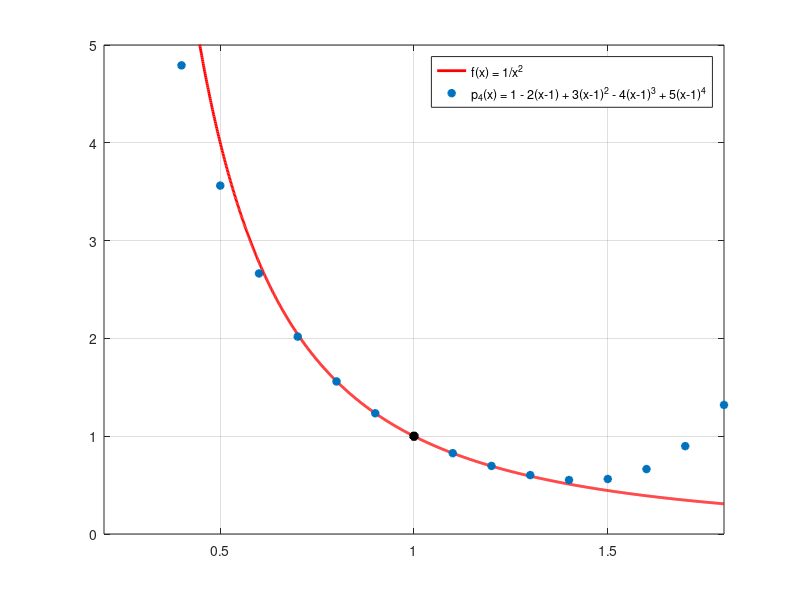
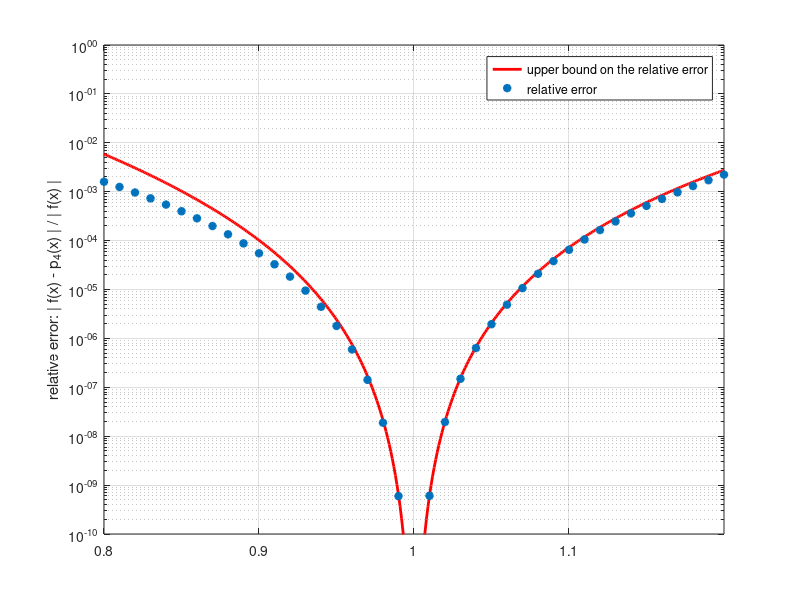
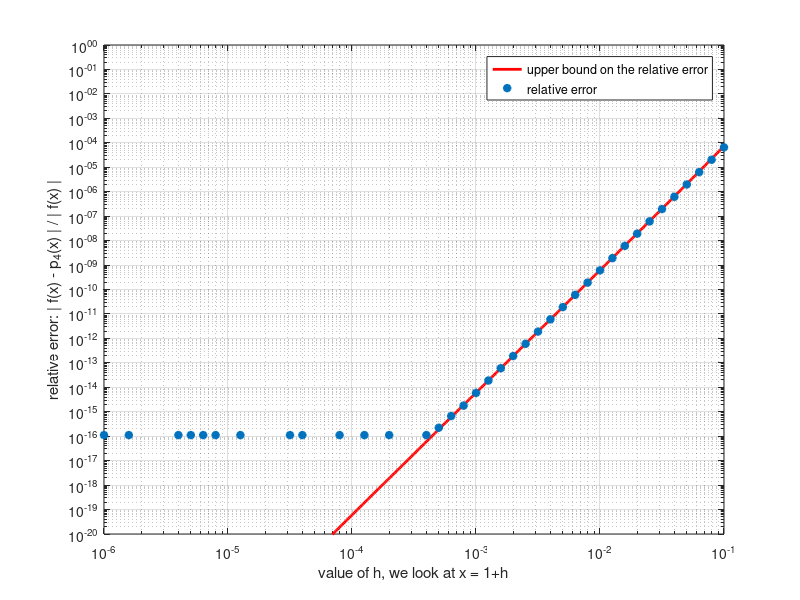

Write the MATLAB code that produced these figures, in order.
   clear
   close all

   p4 = @(x) 1 - 2*(x-1) + 3*(x-1).^2 - 4*(x-1).^3 + 5*(x-1).^4;
   f = @(x) 1 ./ x.^2;

%  Plot the functions

   x = [.2:0.001:1.8];
   plot(x,f(x),'r','LineWidth',2); hold on;
   y = [.2:0.1:1.8];
   plot(y,p4(y),'*','LineWidth',2); hold on;
   axis([.2 1.8 0 5])
   plot(1,1,'*k','LineWidth',4); hold on;
   grid on
   legend('f(x) = 1/x^2','p_4(x) = 1 - 2(x-1) + 3(x-1)^2 - 4(x-1)^3 + 5(x-1)^4');

%  Plot the relative error
   x = [0.8:0.001:1.2];
   for i=1:size(x,2),
      if ( x(i) <= 1 ),
         rel_err_bound(i) = 6*((1-x(i))/x(i))^5;
      elseif ( x(i) > 1 ),
         rel_err_bound(i) = 6*x(i)^2*(x(i)-1)^5;
      end
   end

   y = [0.8:0.01:1.2];
   rel_err = abs(p4(y)-f(y))./abs(f(y));

   figure
   semilogy(x,rel_err_bound, 'r', 'LineWidth',2); hold on;
   semilogy(y,rel_err,'*','LineWidth',2); hold on;
   grid on

   legend('upper bound on the relative error','relative error')
   ylabel('relative error: | f(x) - p_4(x) | / | f(x) |')

   axis([.8 1.2 1e-10 1e0])

%  Plot the relative error
   clear rel_err_bound rel_err

   hx = 10.^(-6:.01:-1);
   x = 1+hx;
   for i=1:size(x,2),
      if ( x(i) <= 1 ),
         rel_err_bound(i) = 6*((1-x(i))/x(i))^5;
      elseif ( x(i) > 1 ),
         rel_err_bound(i) = 6*x(i)^2*(x(i)-1)^5;
      end
   end

   hy = 10.^(-6:.1:-1);
   y = 1+hy;
   rel_err = abs(p4(y)-f(y))./abs(f(y));

   figure
   loglog(hx,rel_err_bound, 'r', 'LineWidth',2); hold on;
   loglog(hy,rel_err,'*','LineWidth',2); hold on;
   grid on

   legend('upper bound on the relative error','relative error')
   ylabel('relative error: | f(x) - p_4(x) | / | f(x) |')
   xlabel('value of h, we look at x = 1+h')

   axis([1e-6 1e-1 1e-20 1])
